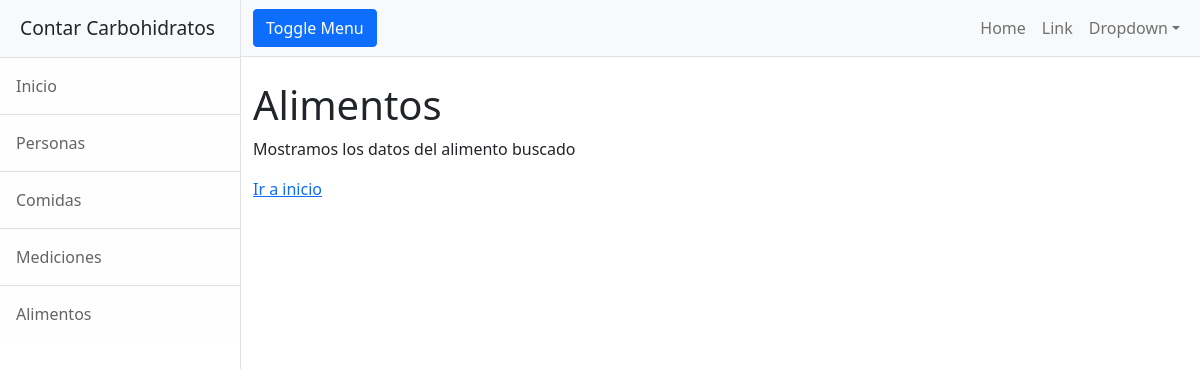
Before: /carbohidratos/alimentos/listar/ with the older database file.
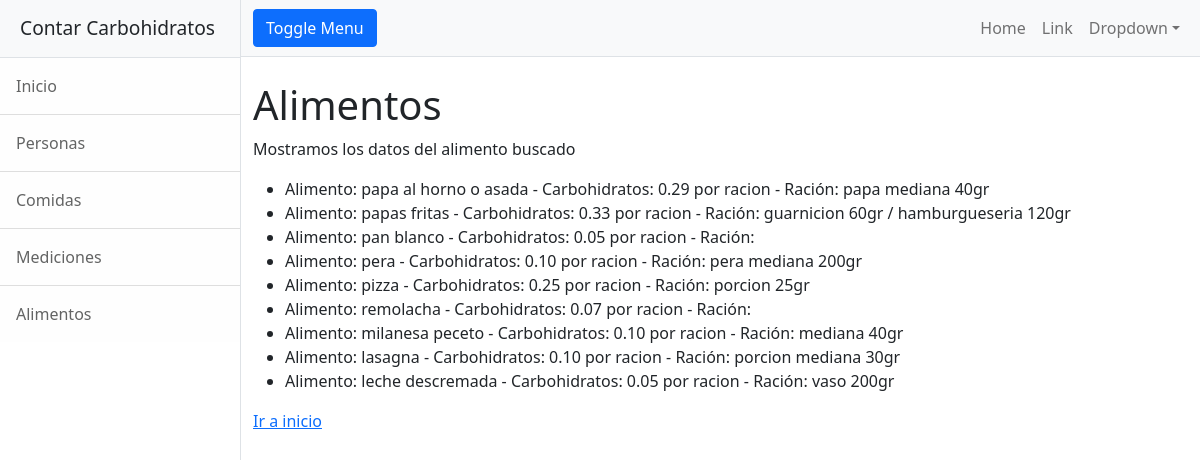
After: the same page with the newer database file.
### carbohidratos/models.py (models this page shows)
class Alimentos(models.Model):
    alimento = models.CharField(max_length=50,unique=True,primary_key=True)
    carbohidratos = models.DecimalField(decimal_places=2,max_digits=6)
    racion = models.CharField(max_length=50)
    indice_glucemico = models.IntegerField(default=0)

### carbohidratos/views.py (the view)
# urls.py: path("alimentos/listar/", alimentos_listar, name="carbohidratos-alimentos-listar"),
def alimentos_listar(request):
    lista_alimentos = Alimentos.objects.all()
    contexto = {"alimento_resultado":lista_alimentos}
    return render(request, "carbohidratos/alimentos_buscar_resultados.html",contexto)

### carbohidratos/templates/carbohidratos/alimentos_buscar_resultados.html
{% extends "carbohidratos/base.html" %}
{% block contenido %}
<h1 class="mt-4">Alimentos</h1>
<p> Mostramos los datos del alimento buscado </p>
    <ul>
        {% for alimento in alimento_resultado %}
            <li>Alimento: {{alimento.alimento}} - Carbohidratos: {{alimento.carbohidratos}} por racion - Ración: {{alimento.racion}}</li>
        {% endfor %}
    </ul>
<a href="{% url 'carbohidratos-inicio' %}"> Ir a inicio </a>
{% endblock %}

### carbohidratos/templates/carbohidratos/base.html (shortened to what this page needs)
<!DOCTYPE html>
<html lang="en">
    <head>
        {% load static %}
        <link href="{% static 'carbohidratos/css/styles.css' %}" rel="stylesheet" />
    </head>
    <body>
        <div class="d-flex" id="wrapper">
            <div class="border-end bg-white" id="sidebar-wrapper">
                <div class="sidebar-heading border-bottom bg-light">Contar Carbohidratos</div>
                <div class="list-group list-group-flush">
                    <a class="list-group-item list-group-item-action list-group-item-light p-3" href="{% url 'carbohidratos-inicio' %}">Inicio</a>
                    <a class="list-group-item list-group-item-action list-group-item-light p-3" href="{% url 'carbohidratos-personas' %}">Personas</a>
                    <a class="list-group-item list-group-item-action list-group-item-light p-3" href="{% url 'carbohidratos-comidas' %}">Comidas</a>
                    <a class="list-group-item list-group-item-action list-group-item-light p-3" href="{% url 'carbohidratos-mediciones' %}">Mediciones</a>
                    <a class="list-group-item list-group-item-action list-group-item-light p-3" href="{% url 'carbohidratos-alimentos' %}">Alimentos</a>
                </div>
            </div>
            <div id="page-content-wrapper">
                <nav class="navbar navbar-expand-lg navbar-light bg-light border-bottom">
                    <div class="container-fluid">
                        <button class="btn btn-primary" id="sidebarToggle">Toggle Menu</button>
                        <div class="collapse navbar-collapse" id="navbarSupportedContent">
                            <ul class="navbar-nav ms-auto mt-2 mt-lg-0">
                                <li class="nav-item active"><a class="nav-link" href="#!">Home</a></li>
                                <li class="nav-item"><a class="nav-link" href="#!">Link</a></li>
                                <li class="nav-item dropdown">
                                    <a class="nav-link dropdown-toggle" id="navbarDropdown" href="#" role="button" data-bs-toggle="dropdown" aria-haspopup="true" aria-expanded="false">Dropdown</a>
                                </li>
                            </ul>
                        </div>
                    </div>
                </nav>
                <div class="container-fluid">
                    {% block contenido %}
                    {% endblock%}
                </div>
            </div>
        </div>
    </body>
</html>

Changed rows visible on the page:
added Alimentos: alimento "papa al horno o asada", carbohidratos "0.29", racion "papa mediana 40gr"
added Alimentos: alimento "papas fritas", carbohidratos "0.33", racion "guarnicion 60gr / hamburgueseria 120gr"
added Alimentos: alimento "pan blanco", carbohidratos "0.05"
added Alimentos: alimento "pera", carbohidratos "0.10", racion "pera mediana 200gr"
added Alimentos: alimento "pizza", carbohidratos "0.25", racion "porcion 25gr"
added Alimentos: alimento "remolacha", carbohidratos "0.07"
added Alimentos: alimento "milanesa peceto", carbohidratos "0.10", racion "mediana 40gr"
added Alimentos: alimento "lasagna", carbohidratos "0.10", racion "porcion mediana 30gr"
added Alimentos: alimento "leche descremada", carbohidratos "0.05", racion "vaso 200gr"
